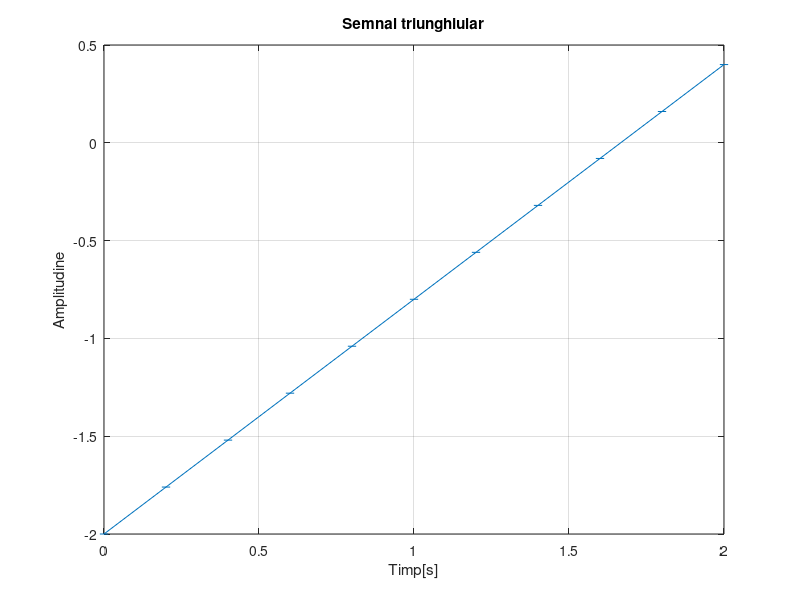

Source code (MATLAB):
%Semnal triunghiular cu rezolutie temporara de 2ms 

t=0:0.002:2; %timpul de la 0 la 2 cu pasul de 2 ms
x=1.5*sawtooth(2*pi*0.2*t,0.5)-0.5; % functia sawtooth afiseaza un semnal triunghiular
%amplitudinea este 1.5
%componenta continua este -0.5
plot(t,x,'_-'),xlabel('Timp[s]'),ylabel('Amplitudine'),title('Semnal triunghiular'),grid; %afisarea graficului x=f(t)

%Semnal triunghiular cu rezolutie temporara de 20ms 

t=0:0.02:2; %timpul de la 0 la 2 cu pasul de 20 ms
x=1.5*sawtooth(2*pi*0.2*t,0.5)-0.5; % functia sawtooth afiseaza un semnal triunghiular
%amplitudinea este 1.5
%componenta continua este -0.5
plot(t,x,'_-'),xlabel('Timp[s]'),ylabel('Amplitudine'),title('Semnal triunghiular'),grid; %afisarea graficului x=f(t)

%Semnal triunghiular cu rezolutie temporara de 200ms 

t=0:0.2:2; %timpul de la 0 la 2 cu pasul de 200 ms
x=1.5*sawtooth(2*pi*0.2*t,0.5)-0.5; % functia sawtooth afiseaza un semnal triunghiular
%amplitudinea este 1.5
%componenta continua este -0.5
plot(t,x,'_-'),xlabel('Timp[s]'),ylabel('Amplitudine'),title('Semnal triunghiular'),grid; %afisarea graficului x=f(t)